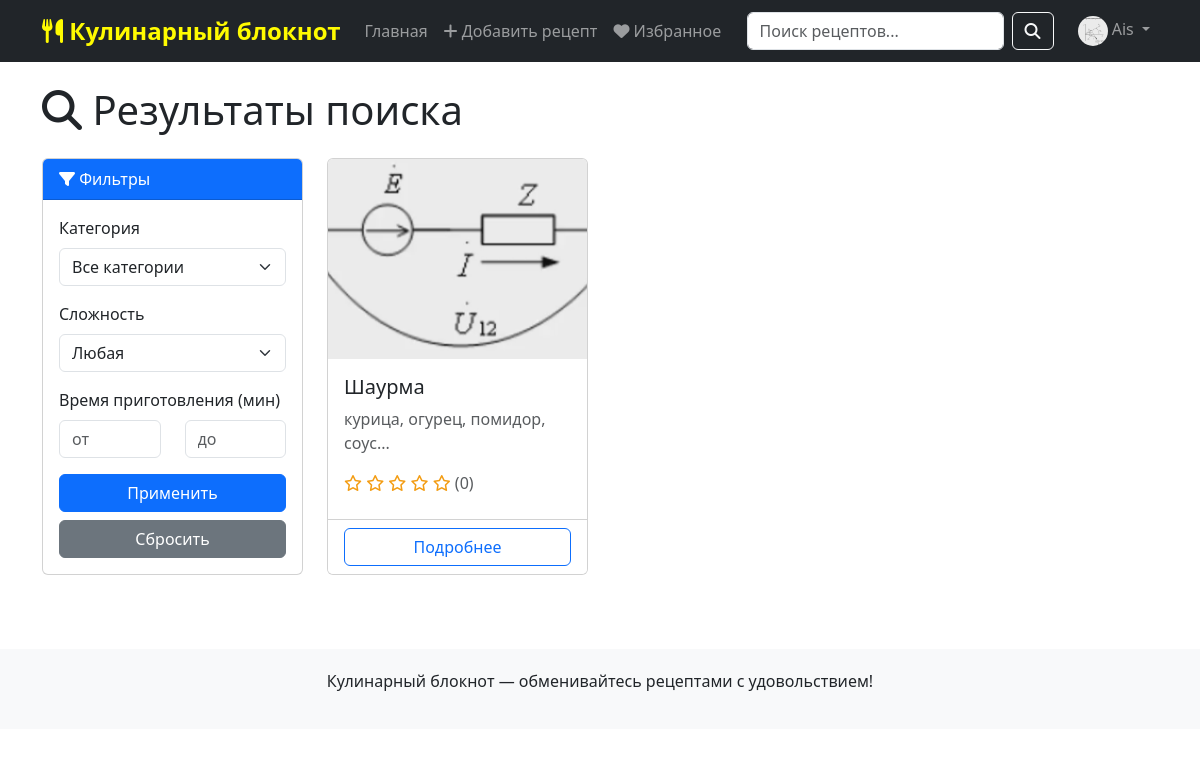
Page /search (signed in) on the committed database.
### models.py (models this page shows)
class User(UserMixin, db.Model):
    __tablename__ = 'user'
    id = db.Column(db.Integer, primary_key=True)
    username = db.Column(db.String(80), unique=True, nullable=False, index=True)
    email = db.Column(db.String(120), unique=True, nullable=False, index=True)
    password_hash = db.Column(db.String(255), nullable=False)
    role = db.Column(db.String(20), default='user')
    avatar = db.Column(db.String(200), default='uploads/avatars/default.png')
    created_at = db.Column(db.DateTime, default=datetime.utcnow)
    recipes = db.relationship('Recipe', backref='author', lazy=True, cascade='all, delete-orphan')
    comments = db.relationship('Comment', backref='author', lazy=True, cascade='all, delete-orphan')
    favorites = db.relationship('Favorite', backref='user', lazy=True, cascade='all, delete-orphan')
    def is_admin(self):
        return self.role == 'admin'

class Recipe(db.Model):
    __tablename__ = 'recipe'
    id = db.Column(db.Integer, primary_key=True)
    title = db.Column(db.String(200), nullable=False, index=True)
    description = db.Column(db.Text, nullable=False)
    ingredients = db.Column(db.Text, nullable=False)
    steps = db.Column(db.Text, nullable=False)
    cooking_time = db.Column(db.Integer, nullable=False)
    difficulty = db.Column(db.String(20), nullable=False)
    image = db.Column(db.String(200), default='uploads/recipes/placeholder.png')
    user_id = db.Column(db.Integer, db.ForeignKey('user.id'), nullable=False)
    category_id = db.Column(db.Integer, db.ForeignKey('category.id'), nullable=False)
    created_at = db.Column(db.DateTime, default=datetime.utcnow)
    views_count = db.Column(db.Integer, default=0)
    comments = db.relationship('Comment', backref='recipe', lazy=True, cascade='all, delete-orphan')
    favorited_by = db.relationship('Favorite', backref='recipe', lazy=True, cascade='all, delete-orphan')
    def get_rating_avg(self):
        ratings = [c.rating for c in self.comments if c.rating]
        if not ratings:
            return 0
        return sum(ratings) / len(ratings)
    def get_rating_count(self):
        return len([c for c in self.comments if c.rating])

### routes/main.py (the view)
@main_bp.route('/search')
def search():
    query = request.args.get('q', '')
    category_id = request.args.get('category', 0, type=int)
    difficulty = request.args.get('difficulty', '')
    min_time = request.args.get('min_time', 0, type=int)
    max_time = request.args.get('max_time', 0, type=int)
    recipes = Recipe.query
    if query:
        recipes = recipes.filter(
            Recipe.title.contains(query) |
            Recipe.ingredients.contains(query) |
            Recipe.description.contains(query)
        )
    if category_id > 0:
        recipes = recipes.filter_by(category_id=category_id)
    if difficulty:
        recipes = recipes.filter_by(difficulty=difficulty)
    if min_time > 0:
        recipes = recipes.filter(Recipe.cooking_time >= min_time)
    if max_time > 0:
        recipes = recipes.filter(Recipe.cooking_time <= max_time)
    recipes = recipes.order_by(Recipe.created_at.desc()).all()
    categories = Category.query.all()
    return render_template('search_results.html', recipes=recipes, query=query, categories=categories)

### app.py (called while the page is built)
@login_manager.user_loader
def load_user(user_id):
    return User.query.get(int(user_id))

### templates/search_results.html (shortened to what this page needs)
{% extends "base.html" %}
{% block content %}
<h1 class="mb-4"><i class="fas fa-search"></i> Результаты поиска</h1>
<div class="row">
    <div class="col-md-3">
        <div class="card">
            <div class="card-header bg-primary text-white">
                <i class="fas fa-filter"></i> Фильтры
            </div>
            <div class="card-body">
                <form method="get">
                    <div class="mb-3">
                        <label class="form-label">Категория</label>
                        <select name="category" class="form-select">
                            <option value="0">Все категории</option>
                        </select>
                    </div>
                    <div class="mb-3">
                        <label class="form-label">Сложность</label>
                        <select name="difficulty" class="form-select">
                            <option value="">Любая</option>
                        </select>
                    </div>
                    <div class="mb-3">
                        <label class="form-label">Время приготовления (мин)</label>
                        <div class="row">
                            <div class="col-6">
                                <input type="number" name="min_time" class="form-control" placeholder="от" value="{{ request.args.get('min_time', '') }}">
                            </div>
                            <div class="col-6">
                                <input type="number" name="max_time" class="form-control" placeholder="до" value="{{ request.args.get('max_time', '') }}">
                            </div>
                        </div>
                    </div>
                    <button type="submit" class="btn btn-primary w-100">Применить</button>
                    <a href="{{ url_for('main.search') }}" class="btn btn-secondary w-100 mt-2">Сбросить</a>
                </form>
            </div>
        </div>
    </div>
    <div class="col-md-9">
        {% if recipes %}
        <div class="row">
            {% for recipe in recipes %}
            <div class="col-md-6 col-lg-4 mb-4">
                <div class="card recipe-card h-100">
                    <img src="{{ url_for('static', filename=recipe.image) }}" class="card-img-top recipe-image" alt="{{ recipe.title }}" onerror="this.src='{{ url_for('static', filename='uploads/recipes/placeholder.png') }}'">
                    <div class="card-body">
                        <h5 class="card-title">{{ recipe.title }}</h5>
                        <p class="card-text text-muted">{{ recipe.description[:80] }}...</p>
                        <div class="rating-stars mb-2">
                            {% set avg = recipe.get_rating_avg() %}
                            {% for i in range(5) %}
                                {% if i < avg|round(0, 'floor') %}
                                    <i class="fas fa-star"></i>
                                {% elif i < avg %}
                                    <i class="fas fa-star-half-alt"></i>
                                {% else %}
                                    <i class="far fa-star"></i>
                                {% endif %}
                            {% endfor %}
                            <span class="text-muted">({{ recipe.get_rating_count() }})</span>
                        </div>
                    </div>
                    <div class="card-footer bg-white">
                        <a href="{{ url_for('recipes.detail', recipe_id=recipe.id) }}" class="btn btn-outline-primary w-100">Подробнее</a>
                    </div>
                </div>
            </div>
            {% endfor %}
        </div>
        {% else %}
        <div class="text-center py-5">
            <i class="fas fa-search fa-4x text-muted mb-3"></i>
            <h3>Ничего не найдено</h3>
            <p class="text-muted">Попробуйте изменить параметры поиска</p>
        </div>
        {% endif %}
    </div>
</div>
{% endblock %}

### templates/base.html (shortened to what this page needs)
<!DOCTYPE html>
<html lang="ru">
<head>
    <link href="https://cdn.jsdelivr.net/npm/bootstrap@5.3.0/dist/css/bootstrap.min.css" rel="stylesheet">
    <link rel="stylesheet" href="https://cdnjs.cloudflare.com/ajax/libs/font-awesome/6.4.0/css/all.min.css">
</head>
<body>
    <nav class="navbar navbar-expand-lg navbar-dark bg-dark">
        <div class="container">
            <a class="navbar-brand" href="{{ url_for('main.index') }}">
                <i class="fas fa-utensils"></i> Кулинарный блокнот
            </a>
            <div class="collapse navbar-collapse" id="navbarNav">
                <ul class="navbar-nav me-auto">
                    <li class="nav-item">
                        <a class="nav-link" href="{{ url_for('main.index') }}">Главная</a>
                    </li>
                    {% if current_user.is_authenticated %}
                    <li class="nav-item">
                        <a class="nav-link" href="{{ url_for('recipes.new') }}">
                            <i class="fas fa-plus"></i> Добавить рецепт
                        </a>
                    </li>
                    <li class="nav-item">
                        <a class="nav-link" href="{{ url_for('recipes.favorites') }}">
                            <i class="fas fa-heart"></i> Избранное
                        </a>
                    </li>
                    {% endif %}
                </ul>
                <form class="d-flex me-3" action="{{ url_for('main.search') }}" method="get">
                    <input class="form-control me-2" type="search" name="q" placeholder="Поиск рецептов..." aria-label="Search">
                    <button class="btn btn-outline-light" type="submit"><i class="fas fa-search"></i></button>
                </form>
                <ul class="navbar-nav">
                    {% if current_user.is_authenticated %}
                    <li class="nav-item dropdown">
                        <a class="nav-link dropdown-toggle" href="#" role="button" data-bs-toggle="dropdown">
                            {% if current_user.avatar and current_user.avatar != 'uploads/avatars/default.png' %}
                                <img src="{{ url_for('static', filename=current_user.avatar) }}" style="width: 30px; height: 30px; border-radius: 50%; object-fit: cover;">
                            {% else %}
                                <i class="fas fa-user-circle"></i>
                            {% endif %}
                            {{ current_user.username }}
                        </a>
                    </li>
                    {% endif %}
                </ul>
            </div>
        </div>
    </nav>
    <main class="container my-4">
        {% block content %}{% endblock %}
    </main>
    <footer>
        <div class="container text-center">
            <p>Кулинарный блокнот — обменивайтесь рецептами с удовольствием!</p>
        </div>
    </footer>
</body>
</html>

### templates/base.html (style rules this page uses)
.recipe-card { transition: transform 0.2s; height: 100%; }
.recipe-image { height: 200px; object-fit: cover; }
.rating-stars { color: #f39c12; }
.navbar-brand { color: #fffb00; font-weight: bold; font-size: 1.5rem; }
footer { margin-top: 50px; padding: 20px 0; background-color: #f8f9fa; }

### rows in the picture
User: avatar (picture), username "Ais"
Recipe: image (picture), title "Шаурма", description "курица, огурец, помидор, соус", get_rating_count "0"
